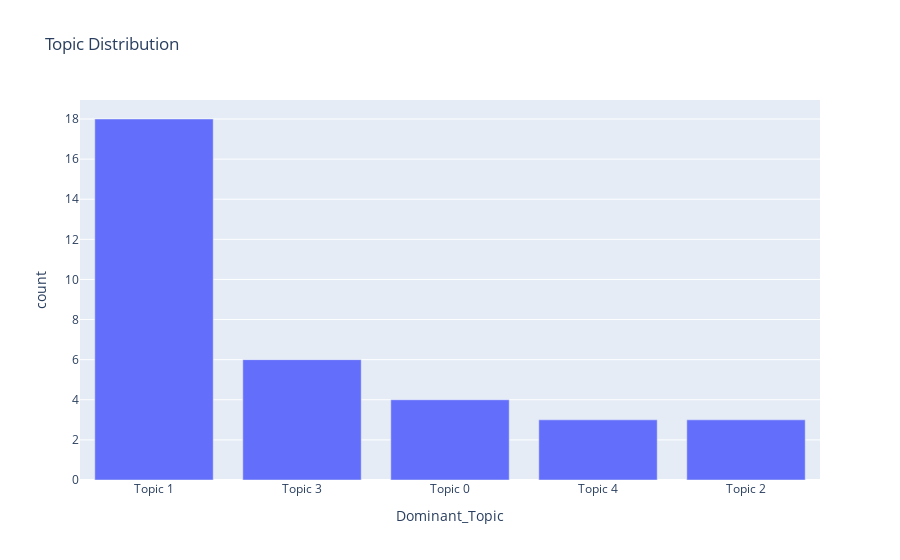

The notebook cell this image was saved under:
### Code cell
fig = px.bar(data['Dominant_Topic'].value_counts().reset_index(), x='Dominant_Topic', y='count', title='Topic Distribution')
fig.show()

### Figure 1 — Plotly figure (JSON) as saved in the notebook; plotly's stock layout.template omitted (floating-point values rounded to 4 significant figures)
{"data": [{"alignmentgroup": "True", "hovertemplate": "Dominant_Topic=%{x}<br>count=%{y}<extra></extra>", "legendgroup": "", "marker": {"color": "#636efa", "pattern": {"shape": ""}}, "name": "", "offsetgroup": "", "orientation": "v", "showlegend": false, "textposition": "auto", "type": "bar", "x": ["Topic 1", "Topic 3", "Topic 0", "Topic 4", "Topic 2"], "xaxis": "x", "y": [18, 6, 4, 3, 3], "yaxis": "y"}], "layout": {"barmode": "relative", "legend": {"tracegroupgap": 0}, "title": {"text": "Topic Distribution"}, "xaxis": {"anchor": "y", "domain": [0, 1], "title": {"text": "Dominant_Topic"}}, "yaxis": {"anchor": "x", "domain": [0, 1], "title": {"text": "count"}}}}
